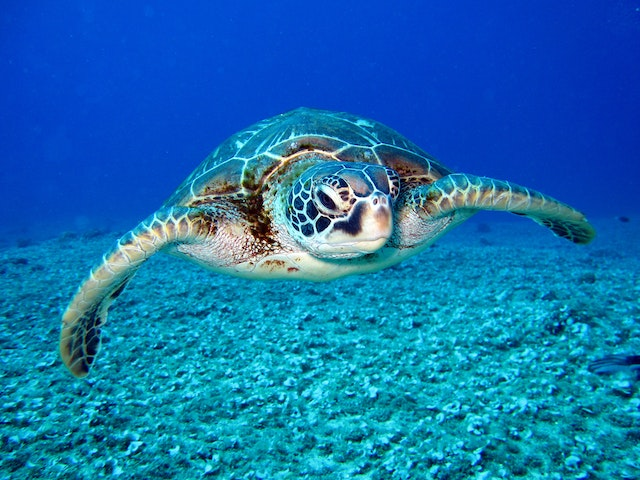
#> input picture 07 Images/schildpad.jpg, 640 x 480 px
$ jupyter execute --allow-errors IMS-IMAGES.ipynb
#> lines starting #> are read from the running program, lines starting #| are printed output that depends on the picture
# Images - les 9 - 24/04

- Herhalingsoefening Chuck Norris
- Computer images
- Images manipuleren
- Tekenen & schilderen ;)

## Herhalingsoefening
Are you ready to know why Chuck Norris has his own API? ;)

Check out https://api.chucknorris.io/ and be prepared to feel the power!

Using your best web scraping moves, download all of the pictures from Chuck Norris' Wikipedia page (https://en.wikipedia.org/wiki/Chuck_Norris) and get ready to LOL at a random Chuck Norris joke. Because when Chuck Norris is involved, you know it's gonna be a roundhouse-kicking good time!

[cell 1]
import requests
from bs4 import BeautifulSoup

# API binnenhalen
url ="https://api.chucknorris.io/jokes/random"
#> (the rest of this cell did not finish here and is left out)

## Computer images

Installeer package Pillow

[cell 2]
from PIL import ImageColor

print(ImageColor.getcolor('red', 'RGBA'))
print(ImageColor.getcolor('blue', 'RGBA'))
print(ImageColor.getcolor('purple', 'RGBA'))

### Oefening

Download the file colours.txt from canvas and create a csv-file in this format

Color,R,G,B,A
AliceBlue,240,248,255,255
...

[cell 3]
from PIL import ImageColor

#> (the rest of this cell did not finish here and is left out)

[cell 4]
import csv
from PIL import ImageColor

#> (the rest of this cell did not finish here and is left out)

## Images manipuleren

Download een afbeelding van https://www.pexels.com/

Foto door Richard Segal: https://www.pexels.com/nl-nl/foto/zwart-witte-schildpad-1618606/

[cell 5]
from PIL import Image

img = Image.open("schildpad.jpg")
#> img is the input picture: PIL image 640x480 RGB; mean R, G, B 18.7, 111.3, 175.7
print(img)
#| <PIL.JpegImagePlugin.JpegImageFile image mode=RGB size=640x480 at 0x7F66D4D342D0>
print(img.format_description)
#| JPEG (ISO 10918)
print(img.height)
#| 480
print(img.width)
#| 640
img.show()

crop = img.crop((290,150,410,260))
crop.save("cropped.jpg")
crop.show()

new = Image.new('RGBA',(500,500),'pink')
new.save("new_pink.png")
new.show()

new.paste(crop)
new.paste(crop,(200,200))
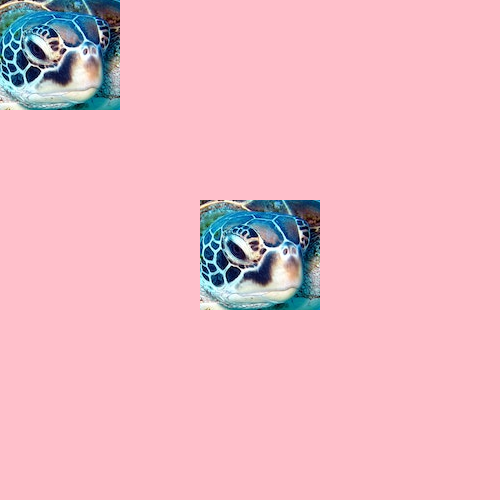
#> new: PIL image 500x500 RGBA; mean R, G, B, A 239.2, 186.5, 197.8, 255
new.save("new_pink_met_schildpad.png")
new.show()

[cell 6]
from PIL import Image

crop = Image.open("cropped.jpg")
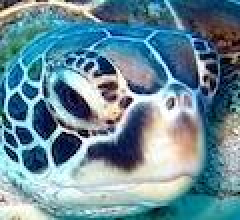
#> crop: PIL image 120x110 RGB (shown 2 times larger); mean R, G, B 106.5, 139.7, 153
new = Image.new('RGBA',(crop.width*10,crop.height*10))
#> new: PIL image 1200x1100 RGBA; every value is 0
white = Image.new('RGBA',(crop.width,crop.height),'white')
#> white: PIL image 120x110 RGBA; every value is 255

for i in range(0,10):
    for j in range(0,10):
        if (i + j) % 2 == 0:
            new.paste(crop,(i*crop.width,j*crop.height))
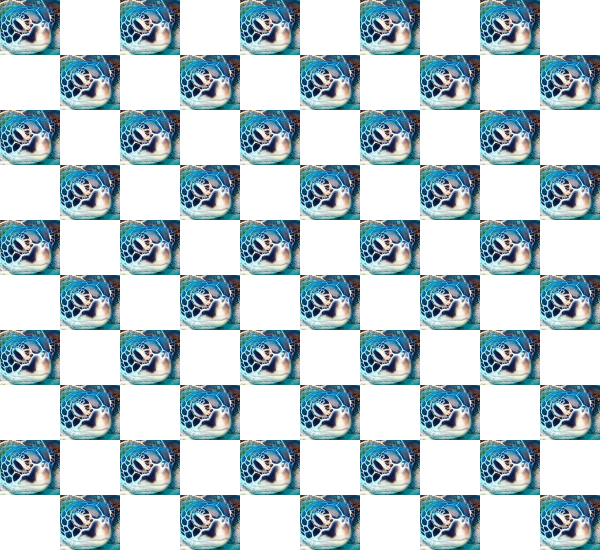
#> new: PIL image 1200x1100 RGBA (shown at 1/2 size); mean R, G, B, A 53.2, 69.8, 76.5, 127.5; transparent parts drawn white


new.save("schaakbord_schildpad.png")
new.show()

[cell 7]
from PIL import Image

half = Image.open("schildpad.jpg")
half = half.resize((int(half.width/2),int(half.height/2)))
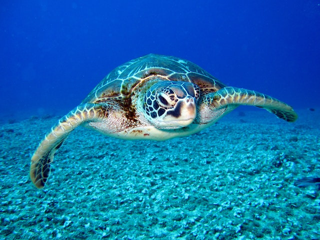
#> half: PIL image 320x240 RGB; mean R, G, B 18.8, 111.3, 175.7
half.save("resize.jpg")

half.rotate(90).save("resize_rotate.jpg")
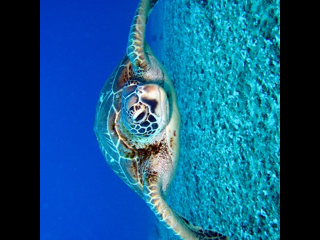
#> saved as resize_rotate.jpg: PIL image 320x240 RGB; mean R, G, B 17.5, 88.2, 133.2

[cell 8]
from PIL import Image

img = Image.open("schildpad.jpg")

new_rood = Image.new('RGBA',(img.width,img.height))
#> new_rood: PIL image 640x480 RGBA; every value is 0
new_zw = Image.new('RGBA',(img.width,img.height))


for i in range(0,img.width):
    for j in range(0,img.height):
        pixel = img.getpixel((i,j))
        # print(pixel)
        new_rood.putpixel((i,j),(255,pixel[1], pixel[2]))

        if pixel[0] < 128 and pixel[1] < 128 and pixel[2] < 128:
            new_zw.putpixel((i,j),(255,255,255))
        else:
            new_zw.putpixel((i,j),(0,0,0))
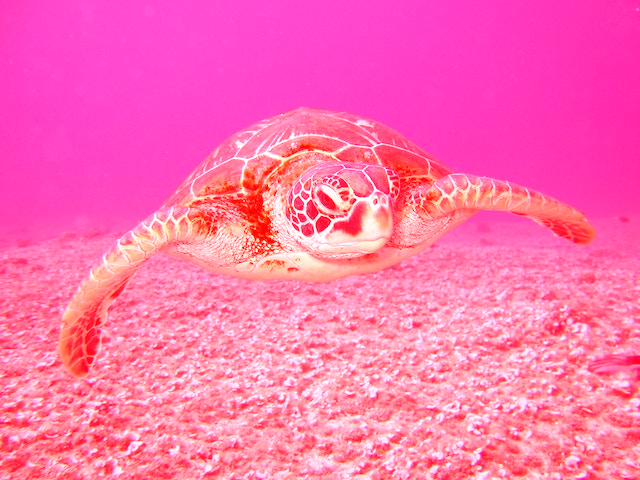
#> new_rood: PIL image 640x480 RGBA; mean R, G, B, A 255, 111.3, 175.7, 255
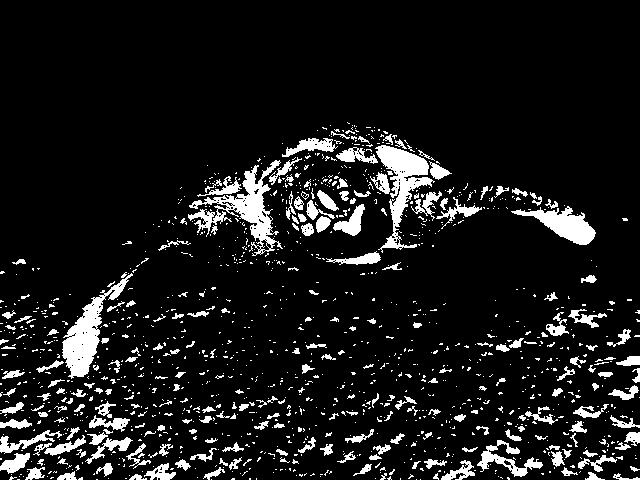
#> new_zw: PIL image 640x480 RGBA; mean R, G, B, A 25.4, 25.4, 25.4, 255

new_rood.save("schildpad_rood.png")
new_rood.show()

new_zw.save("schildpad_zw.png")
new_zw.show()

[cell 9]
from PIL import Image, ImageChops

img = Image.open("schildpad.jpg")
img = ImageChops.invert(img)
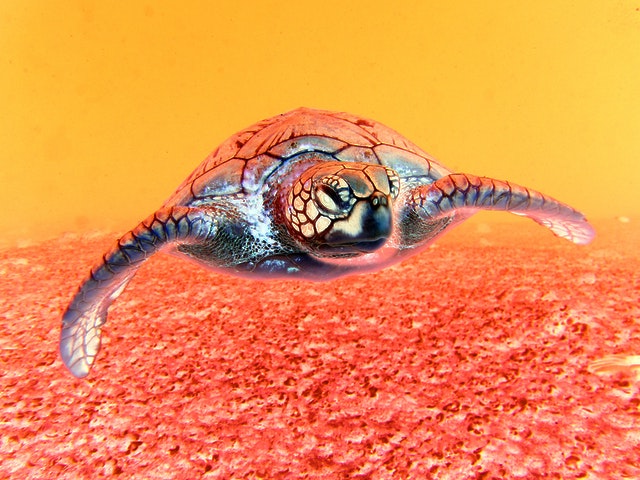
#> img: PIL image 640x480 RGB; mean R, G, B 236.3, 143.7, 79.3
img.save("schildpad_invert.jpg")
img.show()

## Tekenen & schilderen

[cell 10]
from PIL import Image, ImageDraw

img = Image.new('RGBA', (200, 200), 'white')
#> img: PIL image 200x200 RGBA; every value is 255

draw = ImageDraw.Draw(img)
draw.line([(0, 0), (199, 0), (199, 199), (0, 199), (0, 0)], fill='black')
draw.rectangle((20, 30, 60, 60), fill='pink')
draw.ellipse((120, 30, 160, 60), fill='red')
draw.polygon(((57, 87), (79, 62), (94, 85), (120, 90), (103, 113)), fill='brown')
for i in range(100, 200, 10):
    draw.line([(i, 0), (200, i - 100)], fill='green')

img.save('drawing.png')
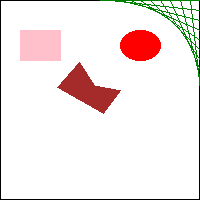
#> saved as drawing.png: PIL image 200x200 RGBA; mean R, G, B, A 243.5, 233, 231.3, 255
img.show()

[cell 11]
from PIL import Image, ImageDraw, ImageFont
import os

im = Image.new('RGBA', (200, 200), 'white')
draw = ImageDraw.Draw(im)

draw.text((20, 150), 'Hello', fill='purple')
fontsFolder = 'FONT_FOLDER' # e.g. ‘/Library/Fonts'
arialFont = ImageFont.truetype(os.path.join(fontsFolder, 'arial.ttf'), 32)
draw.text((100, 150), 'Hello', fill='gray', font=arialFont)
im.save('text.png')
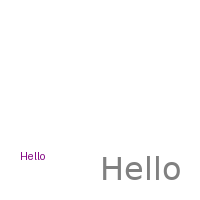
#> saved as text.png: PIL image 200x200 RGBA; mean R, G, B, A 252.9, 252.7, 252.9, 255

im.show()
